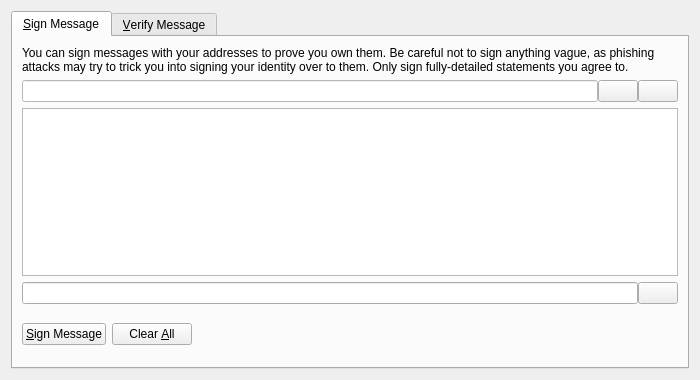
<?xml version="1.0" encoding="UTF-8"?>
<ui version="4.0">
 <class>SignVerifyMessageDialog</class>
 <widget class="QDialog" name="SignVerifyMessageDialog">
  <property name="geometry">
   <rect>
    <x>0</x>
    <y>0</y>
    <width>700</width>
    <height>380</height>
   </rect>
  </property>
  <property name="windowTitle">
   <string>Signatures - Sign / Verify a Message</string>
  </property>
  <property name="styleSheet">
   <string notr="true"/>
  </property>
  <property name="modal">
   <bool>true</bool>
  </property>
  <layout class="QVBoxLayout" name="verticalLayout">
   <item>
    <widget class="QTabWidget" name="tabWidget">
     <property name="styleSheet">
      <string notr="true">QListView { background: transparent; }</string>
     </property>
     <property name="currentIndex">
      <number>0</number>
     </property>
     <widget class="QWidget" name="tabSignMessage">
      <attribute name="title">
       <string>&amp;Sign Message</string>
      </attribute>
      <layout class="QVBoxLayout" name="verticalLayout_SM">
       <item>
        <widget class="QLabel" name="infoLabel_SM">
         <property name="text">
          <string>You can sign messages with your addresses to prove you own them. Be careful not to sign anything vague, as phishing attacks may try to trick you into signing your identity over to them. Only sign fully-detailed statements you agree to.</string>
         </property>
         <property name="textFormat">
          <enum>Qt::PlainText</enum>
         </property>
         <property name="wordWrap">
          <bool>true</bool>
         </property>
        </widget>
       </item>
       <item>
        <layout class="QHBoxLayout" name="horizontalLayout_1_SM">
         <property name="spacing">
          <number>0</number>
         </property>
         <item>
          <widget class="QValidatedLineEdit" name="addressIn_SM">
           <property name="toolTip">
            <string>The address to sign the message with (e.g. F96m4dNBqCLh7ZYceQnLG7uPuva5mochZK)</string>
           </property>
           <property name="styleSheet">
            <string notr="true">background-color: rgb(255, 255, 255);</string>
           </property>
           <property name="maxLength">
            <number>34</number>
           </property>
          </widget>
         </item>
         <item>
          <widget class="QPushButton" name="addressBookButton_SM">
           <property name="toolTip">
            <string>Choose an address from the address book</string>
           </property>
           <property name="text">
            <string/>
           </property>
           <property name="icon">
            <iconset>
             <normaloff>:/icons/address-book</normaloff>:/icons/address-book</iconset>
           </property>
           <property name="shortcut">
            <string>Alt+A</string>
           </property>
           <property name="autoDefault">
            <bool>false</bool>
           </property>
          </widget>
         </item>
         <item>
          <widget class="QPushButton" name="pasteButton_SM">
           <property name="toolTip">
            <string>Paste address from clipboard</string>
           </property>
           <property name="text">
            <string/>
           </property>
           <property name="icon">
            <iconset>
             <normaloff>:/icons/editpaste</normaloff>:/icons/editpaste</iconset>
           </property>
           <property name="shortcut">
            <string>Alt+P</string>
           </property>
           <property name="autoDefault">
            <bool>false</bool>
           </property>
          </widget>
         </item>
        </layout>
       </item>
       <item>
        <widget class="QPlainTextEdit" name="messageIn_SM">
         <property name="toolTip">
          <string>Enter the message you want to sign here</string>
         </property>
         <property name="styleSheet">
          <string notr="true">QListView { background: transparent; }</string>
         </property>
        </widget>
       </item>
       <item>
        <layout class="QHBoxLayout" name="horizontalLayout_2_SM">
         <property name="spacing">
          <number>0</number>
         </property>
         <item>
          <widget class="QLineEdit" name="signatureOut_SM">
           <property name="font">
            <font>
             <italic>true</italic>
            </font>
           </property>
           <property name="styleSheet">
            <string notr="true">QListView { background: transparent; }</string>
           </property>
           <property name="readOnly">
            <bool>true</bool>
           </property>
          </widget>
         </item>
         <item>
          <widget class="QPushButton" name="copySignatureButton_SM">
           <property name="toolTip">
            <string>Copy the current signature to the system clipboard</string>
           </property>
           <property name="text">
            <string/>
           </property>
           <property name="icon">
            <iconset>
             <normaloff>:/icons/editcopy</normaloff>:/icons/editcopy</iconset>
           </property>
           <property name="autoDefault">
            <bool>false</bool>
           </property>
          </widget>
         </item>
        </layout>
       </item>
       <item>
        <layout class="QHBoxLayout" name="horizontalLayout_3_SM">
         <item>
          <widget class="QPushButton" name="signMessageButton_SM">
           <property name="toolTip">
            <string>Sign the message to prove you own this YCHT address</string>
           </property>
           <property name="styleSheet">
            <string notr="true"/>
           </property>
           <property name="text">
            <string>&amp;Sign Message</string>
           </property>
           <property name="icon">
            <iconset>
             <normaloff>:/icons/edit</normaloff>:/icons/edit</iconset>
           </property>
           <property name="autoDefault">
            <bool>false</bool>
           </property>
          </widget>
         </item>
         <item>
          <widget class="QPushButton" name="clearButton_SM">
           <property name="toolTip">
            <string>Reset all sign message fields</string>
           </property>
           <property name="styleSheet">
            <string notr="true"/>
           </property>
           <property name="text">
            <string>Clear &amp;All</string>
           </property>
           <property name="icon">
            <iconset>
             <normaloff>:/icons/remove</normaloff>:/icons/remove</iconset>
           </property>
           <property name="autoDefault">
            <bool>false</bool>
           </property>
          </widget>
         </item>
         <item>
          <spacer name="horizontalSpacer_1_SM">
           <property name="orientation">
            <enum>Qt::Horizontal</enum>
           </property>
           <property name="sizeHint" stdset="0">
            <size>
             <width>40</width>
             <height>48</height>
            </size>
           </property>
          </spacer>
         </item>
         <item>
          <widget class="QLabel" name="statusLabel_SM">
           <property name="font">
            <font>
             <weight>75</weight>
             <bold>true</bold>
            </font>
           </property>
           <property name="text">
            <string/>
           </property>
           <property name="wordWrap">
            <bool>true</bool>
           </property>
          </widget>
         </item>
         <item>
          <spacer name="horizontalSpacer_2_SM">
           <property name="orientation">
            <enum>Qt::Horizontal</enum>
           </property>
           <property name="sizeHint" stdset="0">
            <size>
             <width>40</width>
             <height>48</height>
            </size>
           </property>
          </spacer>
         </item>
        </layout>
       </item>
      </layout>
     </widget>
     <widget class="QWidget" name="tabVerifyMessage">
      <attribute name="title">
       <string>&amp;Verify Message</string>
      </attribute>
      <layout class="QVBoxLayout" name="verticalLayout_VM">
       <item>
        <widget class="QLabel" name="infoLabel_VM">
         <property name="text">
          <string>Enter the signing address, message (ensure you copy line breaks, spaces, tabs, etc. exactly) and signature below to verify the message. Be careful not to read more into the signature than what is in the signed message itself, to avoid being tricked by a man-in-the-middle attack.</string>
         </property>
         <property name="textFormat">
          <enum>Qt::PlainText</enum>
         </property>
         <property name="alignment">
          <set>Qt::AlignLeading|Qt::AlignLeft|Qt::AlignTop</set>
         </property>
         <property name="wordWrap">
          <bool>true</bool>
         </property>
        </widget>
       </item>
       <item>
        <layout class="QHBoxLayout" name="horizontalLayout_1_VM">
         <property name="spacing">
          <number>0</number>
         </property>
         <item>
          <widget class="QValidatedLineEdit" name="addressIn_VM">
           <property name="toolTip">
            <string>The address the message was signed with (e.g. F96m4dNBqCLh7ZYceQnLG7uPuva5mochZK)</string>
           </property>
           <property name="styleSheet">
            <string notr="true">QListView { background: transparent; }</string>
           </property>
           <property name="maxLength">
            <number>34</number>
           </property>
          </widget>
         </item>
         <item>
          <widget class="QPushButton" name="addressBookButton_VM">
           <property name="toolTip">
            <string>Choose an address from the address book</string>
           </property>
           <property name="text">
            <string/>
           </property>
           <property name="icon">
            <iconset>
             <normaloff>:/icons/address-book</normaloff>:/icons/address-book</iconset>
           </property>
           <property name="shortcut">
            <string>Alt+A</string>
           </property>
           <property name="autoDefault">
            <bool>false</bool>
           </property>
          </widget>
         </item>
        </layout>
       </item>
       <item>
        <widget class="QPlainTextEdit" name="messageIn_VM">
         <property name="styleSheet">
          <string notr="true">QListView { background: transparent; }</string>
         </property>
        </widget>
       </item>
       <item>
        <widget class="QValidatedLineEdit" name="signatureIn_VM">
         <property name="styleSheet">
          <string notr="true">QListView { background: transparent; }</string>
         </property>
        </widget>
       </item>
       <item>
        <layout class="QHBoxLayout" name="horizontalLayout_2_VM">
         <item>
          <widget class="QPushButton" name="verifyMessageButton_VM">
           <property name="toolTip">
            <string>Verify the message to ensure it was signed with the specified YCHT address</string>
           </property>
           <property name="styleSheet">
            <string notr="true"/>
           </property>
           <property name="text">
            <string>&amp;Verify Message</string>
           </property>
           <property name="icon">
            <iconset>
             <normaloff>:/icons/transaction_0</normaloff>:/icons/transaction_0</iconset>
           </property>
           <property name="autoDefault">
            <bool>false</bool>
           </property>
          </widget>
         </item>
         <item>
          <widget class="QPushButton" name="clearButton_VM">
           <property name="toolTip">
            <string>Reset all verify message fields</string>
           </property>
           <property name="styleSheet">
            <string notr="true"/>
           </property>
           <property name="text">
            <string>Clear &amp;All</string>
           </property>
           <property name="icon">
            <iconset>
             <normaloff>:/icons/remove</normaloff>:/icons/remove</iconset>
           </property>
           <property name="autoDefault">
            <bool>false</bool>
           </property>
          </widget>
         </item>
         <item>
          <spacer name="horizontalSpacer_1_VM">
           <property name="orientation">
            <enum>Qt::Horizontal</enum>
           </property>
           <property name="sizeHint" stdset="0">
            <size>
             <width>40</width>
             <height>48</height>
            </size>
           </property>
          </spacer>
         </item>
         <item>
          <widget class="QLabel" name="statusLabel_VM">
           <property name="font">
            <font>
             <weight>75</weight>
             <bold>true</bold>
            </font>
           </property>
           <property name="text">
            <string/>
           </property>
           <property name="wordWrap">
            <bool>true</bool>
           </property>
          </widget>
         </item>
         <item>
          <spacer name="horizontalSpacer_2_VM">
           <property name="orientation">
            <enum>Qt::Horizontal</enum>
           </property>
           <property name="sizeHint" stdset="0">
            <size>
             <width>40</width>
             <height>48</height>
            </size>
           </property>
          </spacer>
         </item>
        </layout>
       </item>
      </layout>
     </widget>
    </widget>
   </item>
  </layout>
 </widget>
 <customwidgets>
  <customwidget>
   <class>QValidatedLineEdit</class>
   <extends>QLineEdit</extends>
   <header>qvalidatedlineedit.h</header>
  </customwidget>
 </customwidgets>
 <resources>
  <include location="../bitcoin.qrc"/>
 </resources>
 <connections/>
</ui>
